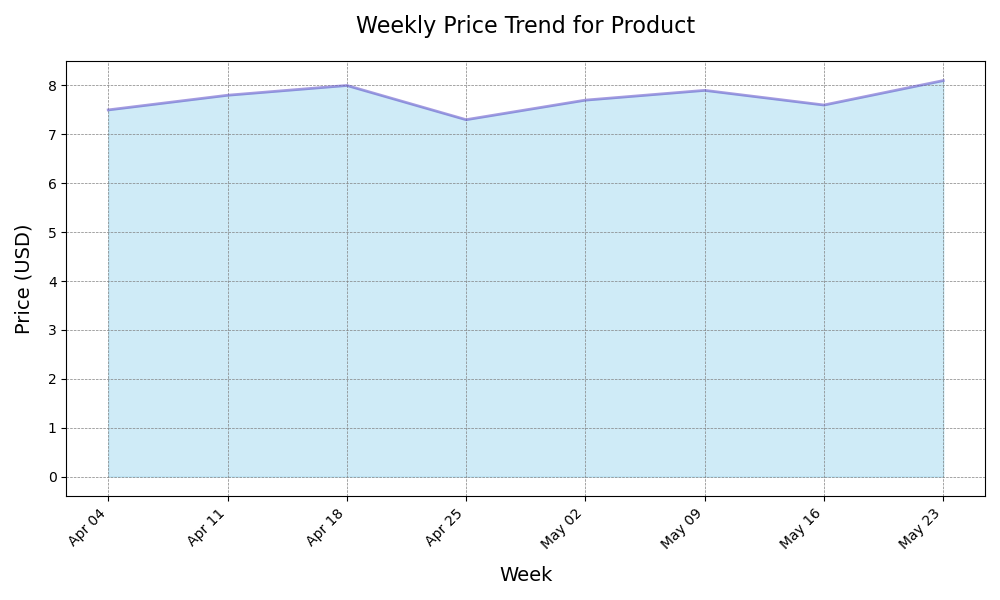

Generate this figure with Python:

import matplotlib.pyplot as plt
import matplotlib.dates as mdates
from datetime import datetime

# Data from the given table
data = [
    {'Week': '2023-04-01 to 2023-04-07', 'Price_USD': 7.5},
    {'Week': '2023-04-08 to 2023-04-14', 'Price_USD': 7.8},
    {'Week': '2023-04-15 to 2023-04-21', 'Price_USD': 8.0},
    {'Week': '2023-04-22 to 2023-04-28', 'Price_USD': 7.3},
    {'Week': '2023-04-29 to 2023-05-05', 'Price_USD': 7.7},
    {'Week': '2023-05-06 to 2023-05-12', 'Price_USD': 7.9},
    {'Week': '2023-05-13 to 2023-05-19', 'Price_USD': 7.6},
    {'Week': '2023-05-20 to 2023-05-26', 'Price_USD': 8.1}
]

# Extracting the mid-point of the week for plotting on the x-axis
week_dates = [(datetime.strptime(week['Week'][:10], '%Y-%m-%d') + 
               (datetime.strptime(week['Week'][-10:], '%Y-%m-%d') -
                datetime.strptime(week['Week'][:10], '%Y-%m-%d')) / 2).date()
              for week in data]

# Extracting the price values for the y-axis
prices = [week['Price_USD'] for week in data]

# Creating the area chart
fig, ax = plt.subplots(figsize=(10, 6))

# Plotting the data
ax.fill_between(week_dates, prices, color="skyblue", alpha=0.4)
ax.plot(week_dates, prices, color="Slateblue", alpha=0.6, linewidth=2)

# Customizing the date format on the x-axis
ax.xaxis.set_major_locator(mdates.WeekdayLocator(interval=1))
ax.xaxis.set_major_formatter(mdates.DateFormatter('%b %d'))

# Adding grid lines
ax.grid(color='gray', linestyle='--', linewidth=0.5)

# Adding labels and title
ax.set_xlabel('Week', fontsize=14, labelpad=10)
ax.set_ylabel('Price (USD)', fontsize=14, labelpad=10)
ax.set_title('Weekly Price Trend for Product', fontsize=16, pad=20)

# Rotating date labels for clarity
plt.setp(ax.get_xticklabels(), rotation=45, ha="right")

# Show the plot
plt.tight_layout()
plt.show()
